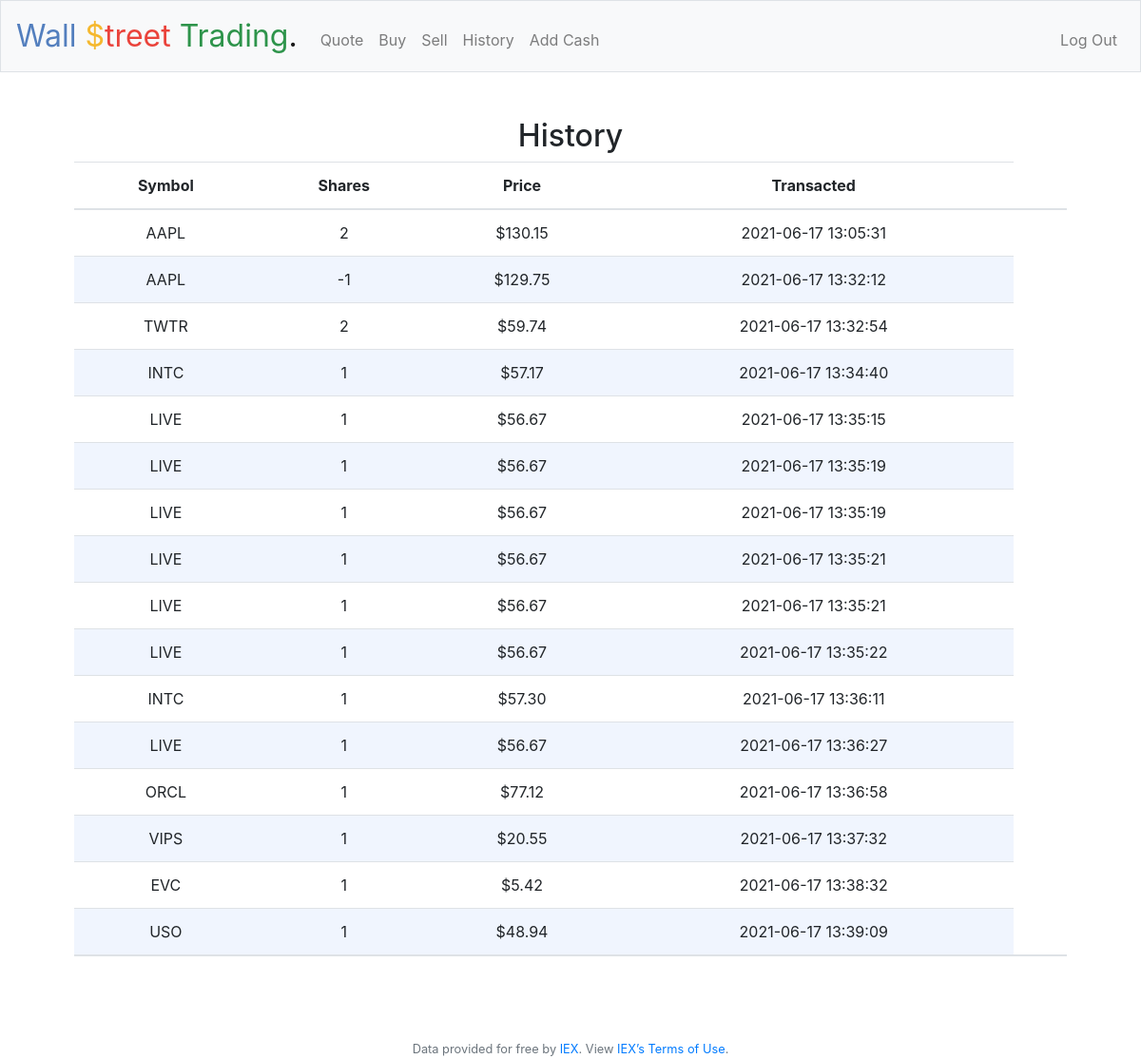
The app's page /history (signed in) with its own data.
### tables this page shows
CREATE TABLE history (transaction_ref INTEGER PRIMARY KEY AUTOINCREMENT NOT NULL, user_id INTEGER NOT NULL, symbol TEXT NOT NULL, stock_name TEXT NOT NULL, shares INTEGER NOT NULL,transacted_price NUMERIC NOT NULL, transacted TIMESTAMP DEFAULT CURRENT_TIMESTAMP NOT NULL);

### app.py (the view)
@app.route("/history")
@login_required
def history():
    rows = db.execute(
        "SELECT symbol, shares, transacted_price, transacted FROM history where user_id = ? ORDER BY transacted", session["user_id"])
    holdings = []
    for row in rows:
        holdings.append({
            'symbol': row['symbol'],
            'shares': row['shares'],
            'price': usd(row['transacted_price']),
            'transacted': row['transacted']
        })
    return render_template('history.html', holdings=holdings)

### app.py (called while the page is built)
@app.after_request
def after_request(response):
    response.headers["Cache-Control"] = "no-cache, no-store, must-revalidate"
    response.headers["Expires"] = 0
    response.headers["Pragma"] = "no-cache"
    return response

### helpers.py (called while the page is built)
def login_required(f):
    @wraps(f)
    def decorated_function(*args, **kwargs):
        if session.get("user_id") is None:
            return redirect("/login")
        return f(*args, **kwargs)
    return decorated_function

def usd(value):
    return f"${value:,.2f}"

### templates/history.html (shortened to what this page needs)
{% extends "layout.html" %}
{% block main %}
    <div>
        <h2>History</h>
    </div>
    <div>
        <table class='table'>
            <thread>
                <tr>
                    <th scope='col'>Symbol</th>
                    <th scope='col'>Shares</th>
                    <th scope='col'>Price</th>
                    <th scope='col'>Transacted</th>
                </tr>
            </thread>
            <tbody>
                {% for holding in holdings %}
                    <tr>
                        <td>{{ holding.symbol }}</td>
                        <td>{{ holding.shares }}</td>
                        <td>{{ holding.price }}</td>
                        <td>{{ holding.transacted }}</td>
                    </tr>
                {% endfor %}
            </tbody>
                    <tr>
                        <td></td>
                        <td></td>
                        <td></td>
                        <td></td>
                        <td><b>{{ total }}</b></td>
                    </tr>
        </table>
    </div>
{% endblock %}

### templates/layout.html (shortened to what this page needs)
<!DOCTYPE html>
<html lang="en">
    <head>
        <link rel="stylesheet" href="https://cdn.jsdelivr.net/npm/bootstrap@4.5.3/dist/css/bootstrap.min.css">
        <link href="/static/styles.css" rel="stylesheet">
    </head>
    <body>
        <nav class="navbar navbar-expand-md navbar-light bg-light border">
            <a class="navbar-brand" href="/"><span class="blue">Wall </span><span class="red"><span class="yellow">$</span>treet </span><span class="green">Trading</span>.</a>
            <div class="collapse navbar-collapse" id="navbar">
                {% if session.user_id %}
                    <ul class="navbar-nav mr-auto mt-2">
                        <li class="nav-item"><a class="nav-link" href="/quote">Quote</a></li>
                        <li class="nav-item"><a class="nav-link" href="/buy">Buy</a></li>
                        <li class="nav-item"><a class="nav-link" href="/sell">Sell</a></li>
                        <li class="nav-item"><a class="nav-link" href="/history">History</a></li>
                        <li class="nav-item"><a class="nav-link" href="/add_cash">Add Cash</a></li>
                    </ul>
                    <ul class="navbar-nav ml-auto mt-2">
                        <li class="nav-item"><a class="nav-link" href="/logout">Log Out</a></li>
                    </ul>
                {% else %}
                    <ul class="navbar-nav ml-auto mt-2">
                        <li class="nav-item"><a class="nav-link" href="/register">Register</a></li>
                        <li class="nav-item"><a class="nav-link" href="/login">Log In</a></li>
                    </ul>
                {% endif %}
            </div>
        </nav>
        <main class="container p-5">
            {% block main %}{% endblock %}
        </main>
        <footer class="small text-center text-muted">
            Data provided for free by <a href="https://iextrading.com/developer">IEX</a>. View <a href="https://iextrading.com/api-exhibit-a/">IEX’s Terms of Use</a>.
        </footer>
    </body>
</html>

### static/styles.css (style rules this page uses)
nav .navbar-brand { font-size: xx-large; }
nav .navbar-brand .blue { color: #537fbe; }
nav .navbar-brand .red { color: #ea433b; }
nav .navbar-brand .yellow { color: #f5b82e; }
nav .navbar-brand .green { color: #2e944b; }
main { overflow-x: auto; text-align: center; }
table, th, td { padding: 15px; border-spacing: 5px; }
tbody tr:nth-of-type(even) { background-color: rgba(204, 222, 250, 0.3) }

### records on screen
history: symbol "AAPL", shares "2", price "$130.15", transacted "2021-06-17 13:05:31"
history: symbol "AAPL", shares "-1", price "$129.75", transacted "2021-06-17 13:32:12"
history: symbol "TWTR", shares "2", price "$59.74", transacted "2021-06-17 13:32:54"
history: symbol "INTC", shares "1", price "$57.17", transacted "2021-06-17 13:34:40"
history: symbol "LIVE", shares "1", price "$56.67", transacted "2021-06-17 13:35:15"
history: symbol "LIVE", shares "1", price "$56.67", transacted "2021-06-17 13:35:19"
history: symbol "LIVE", shares "1", price "$56.67", transacted "2021-06-17 13:35:19"
history: symbol "LIVE", shares "1", price "$56.67", transacted "2021-06-17 13:35:21"
history: symbol "LIVE", shares "1", price "$56.67", transacted "2021-06-17 13:35:21"
history: symbol "LIVE", shares "1", price "$56.67", transacted "2021-06-17 13:35:22"
history: symbol "INTC", shares "1", price "$57.30", transacted "2021-06-17 13:36:11"
history: symbol "LIVE", shares "1", price "$56.67", transacted "2021-06-17 13:36:27"
history: symbol "ORCL", shares "1", price "$77.12", transacted "2021-06-17 13:36:58"
history: symbol "VIPS", shares "1", price "$20.55", transacted "2021-06-17 13:37:32"
history: symbol "EVC", shares "1", price "$5.42", transacted "2021-06-17 13:38:32"
history: symbol "USO", shares "1", price "$48.94", transacted "2021-06-17 13:39:09"
